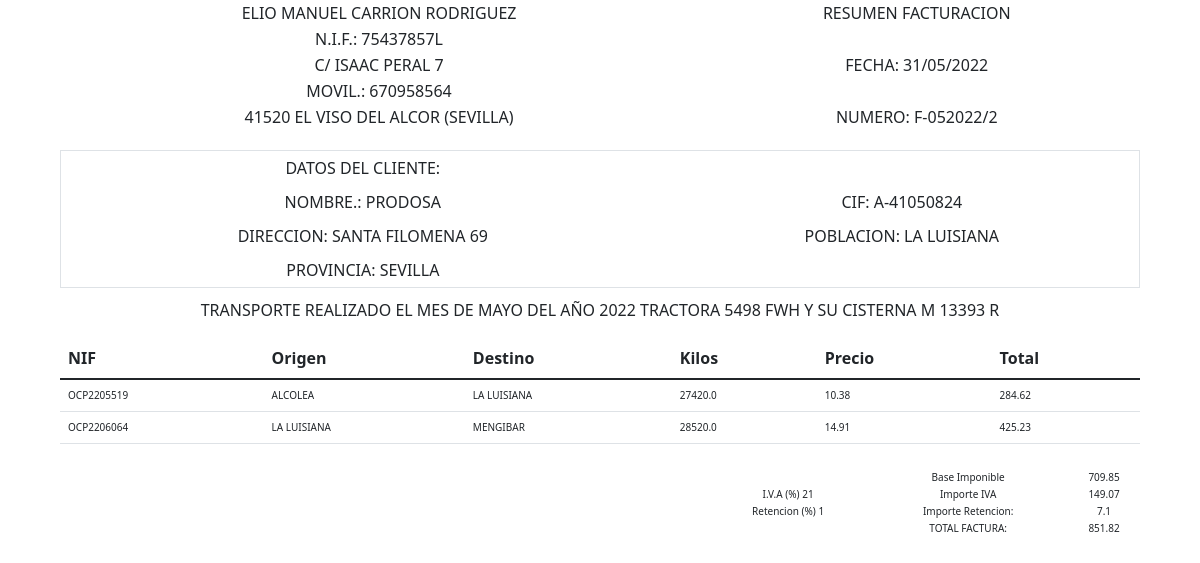
The app's page /factura/, older data.
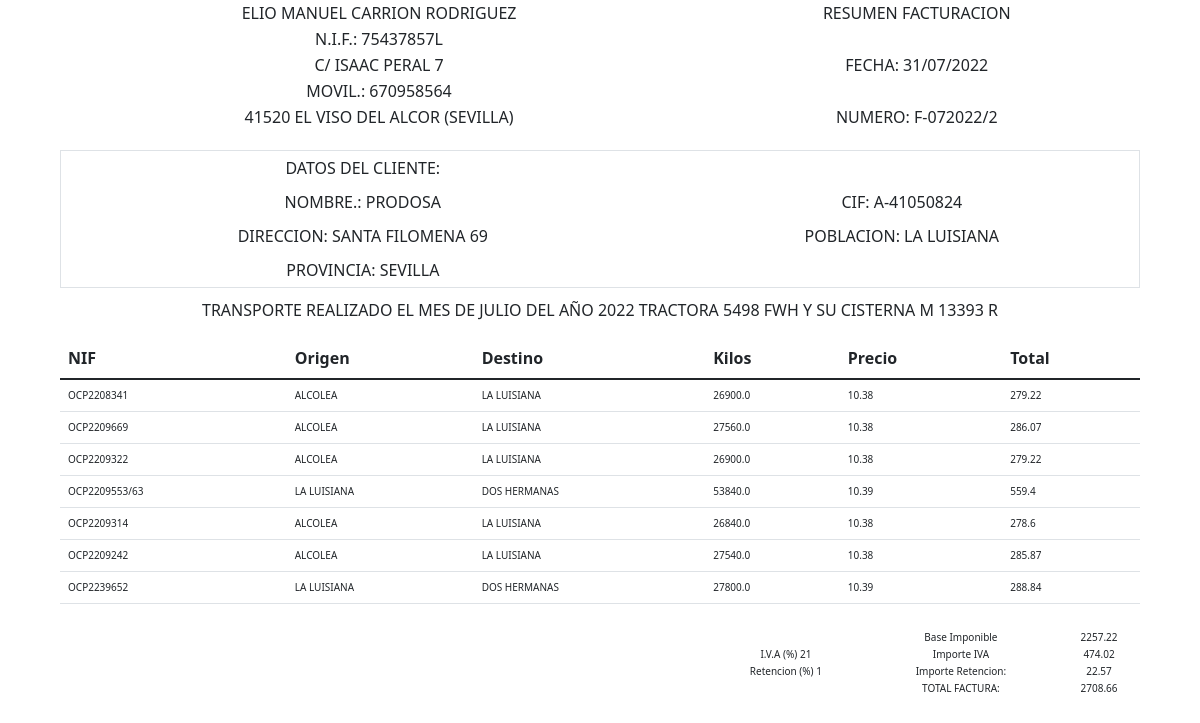
The same page, newer data.
### Factura/models.py (models this page shows, shortened)
class empresa(models.Model):
    nif=models.CharField(max_length=50)
    nombre=models.CharField(max_length=50)
    apellido1=models.CharField(max_length=50)
    apellido2=models.CharField(max_length=50)
    calle=models.CharField(max_length=50)
    movil=models.CharField(max_length=50)
    cp=models.CharField(max_length=50, default='41520')
    localidad=models.CharField(max_length=50, default='EL VISO DEL ALCOR')
    provincia=models.CharField(max_length=50, default='Sevilla')
    matricula=models.CharField(max_length=50)
    matricula_remolque=models.CharField(max_length=50)

class cliente(models.Model):
    cif=models.CharField(max_length=50, primary_key = True)
    nombre=models.CharField(max_length=50)
    direccion=models.CharField(max_length=50)
    provincia=models.CharField(max_length=50)
    poblacion=models.CharField(max_length=50)

class temporal(models.Model):
    empleado=models.CharField(max_length=50)
    cif=models.CharField(max_length=50)
    mes=models.CharField(max_length=50)
    año=models.CharField(max_length=50)
    iva=models.CharField(max_length=50)
    lavado=models.CharField(max_length=50)
    retencion=models.CharField(max_length=50)
    kilosminimos=models.CharField(max_length=50)

class factura(models.Model):
    cif=ForeignKey(cliente, on_delete=models.CASCADE, default=0.0)
    nif=models.CharField(max_length=50)
    origen=models.CharField(max_length=50)
    destino=models.CharField(max_length=50)
    mes=models.CharField(max_length=50, choices=MES)
    año=models.CharField(max_length=50, choices=ANNO)
    kg=models.FloatField(default=0.0)
    precio=models.FloatField(default=0.0)
    total=models.FloatField(default=0.0)

### Factura/views.py (the view)
# urls.py: path('factura/', view_html_factura, name='factura'),
def view_html_factura(request):
    array_temporales = obtener_datos_temprales()
    almacenar_lavado_sisterna(array_temporales)
    _cliente = cliente.objects.all().filter(cif=array_temporales[1])
    _empresa = empresa.objects.all().filter(id=array_temporales[0])
    total = almacenar_total_factura(array_temporales)
    iva = total * (float(array_temporales[4]) / 100)
    retencion = total * (float(array_temporales[6]) / 100)
    precio_final = total + iva - retencion
    _factura_con_precio = factura.objects.all().filter(
        cif_id=array_temporales[1], mes=array_temporales[2], año=array_temporales[3])
    nfactura = obtener_numero_factura(array_temporales[1], array_temporales[2], array_temporales[3])
    contexto = {
        'facturas': _factura_con_precio,
        'clientes': _cliente,
        'empresas': _empresa,
        'fecha': obtener_fecha2(array_temporales[2], array_temporales[3]),
        'numero_factura': nfactura,
        'mes': array_temporales[2],
        'año': array_temporales[3],
        'cantidad_iva': array_temporales[4],
        'cantidad_retencion': array_temporales[6],
        'total': round(total,2),
        'iva': round(iva,2),
        'retencion': round(retencion,2),
        'precio_total': round(precio_final,2),
    }
    return render(request, "factura.html", contexto)

### Factura/Funciones/funciones.py (called while the page is built)
def obtener_fecha2(mes, año):
    nmes = str(meses[mes])
    dia = monthrange(int(año), int(nmes))
    return  f"{str(dia[1])}/{nmes}/{año}"

def obtener_numero_factura(cifcliente, mes, ano):
    contador = 0
    for _cliente in cliente.objects.all():
        contador = contador +1
        if _cliente.cif == cifcliente:
            break
    nmes = str(meses[mes])
    return "F-" + str(nmes) + str(ano) + "/" + str(contador)

def obtener_datos_temprales():
    array_temporales = []
    _temporal = temporal.objects.all()
    for campo in _temporal:
        array_temporales.append(campo.empleado)
        array_temporales.append(campo.cif)
        array_temporales.append(campo.mes)
        array_temporales.append(campo.año)
        array_temporales.append(campo.iva)
        array_temporales.append(campo.lavado)
        array_temporales.append(campo.retencion)
        array_temporales.append(campo.kilosminimos)
    if not array_temporales:
        array_temporales = None
        return array_temporales
    else:
        return array_temporales

### Factura/template/factura.html (shortened to what this page needs)
{% load static %}
<!DOCTYPE html>
<html lang="en">
<head>
  <link rel="stylesheet" href="{% static 'css/factura.css' %}">
  <link href="https://cdn.jsdelivr.net/npm/bootstrap@5.1.3/dist/css/bootstrap.min.css" rel="stylesheet"
>
</head>
<body>
  <div class="contenedor">
    <div class="empresa">
      <table>
        <tbody>
          {% for empresa in empresas %}
          <tr>
            <td>{{empresa.nombre}} {{empresa.apellido1}} {{empresa.apellido2}}</td>
            <td>RESUMEN FACTURACION</td>
          </tr>
          <tr>
            <td>N.I.F.: {{empresa.nif}}</td>
            <td> </td>
          </tr>
          <tr>
            <td>C/ {{empresa.calle}}</td>
            <td>FECHA: {{fecha}}</td>
          </tr>
          <tr>
            <td>MOVIL.: {{empresa.movil}}</td>
            <td></td>
          </tr>
          <tr>
            <td>{{empresa.cp}} {{empresa.localidad}} ({{empresa.provincia}})</td>
            <td>NUMERO: {{numero_factura}}</td>
            <td></td>
          </tr>
          {% endfor %}
        </tbody>
      </table>
    </div>
    <div class="cliente">
      <table class="border">
        <tbody>
          {% for cliente in clientes %}
          <tr>
            <td class="text-center">DATOS DEL CLIENTE:</td>
            <td class="text-center"></td>
          </tr>
          <tr>
            <td class="text-center">NOMBRE.: {{cliente.nombre}}</td>
            <td class="text-center">CIF: {{cliente.cif}}</td>
          </tr>
          <tr>
            <td class="text-center">DIRECCION: {{cliente.direccion}}</td>
            <td class="text-center">POBLACION: {{cliente.poblacion}}</td>
          </tr>
          <tr>
            <td class="text-center">PROVINCIA: {{cliente.provincia}}</td>
            <td class="text-center"></td>
          </tr>
          {% endfor %}
        </tbody>
      </table>
    </div>
    <div class="camion">
      {% for empresa in empresas %}
      <p class="text-center">TRANSPORTE REALIZADO EL MES DE {{mes}} DEL AÑO {{año}} TRACTORA {{empresa.matricula}} Y SU CISTERNA {{empresa.matricula_remolque}}</p>
      {% endfor %}
    </div>
    <div class="tabla-factura">
      <table class="table">
        <thead>
          <tr>
            <th scope="col">NIF</th>
            <th scope="col">Origen</th>
            <th scope="col">Destino</th>
            <th scope="col">Kilos</th>
            <th scope="col">Precio</th>
            <th scope="col">Total</th>
          </tr>
        </thead>
        <tbody>
          {% for factura in facturas %}
          <tr>
            <td class="fila_factura">{{factura.nif}}</td>
            <td class="fila_factura">{{factura.origen}}</td>
            <td class="fila_factura">{{factura.destino}}</td>
            <td class="fila_factura">{{factura.kg}}</td>
            <td class="fila_factura">{{factura.precio}}</td>
            <td class="fila_factura">{{factura.total}}</td>
          </tr>
          {% endfor %}
        </tbody>
      </table>
    </div>
    <div class="footer">
      <table>
        <tbody>
          <tr>
            <td class="text-center"></td>
            <td class="text-center">Base Imponible</td>
            <td class="text-center">{{total}}</td>
          </tr>
          <tr>
            <td class="text-center">I.V.A (%) {{cantidad_iva}}</td>
            <td class="text-center">Importe IVA</td>
            <td class="text-center">{{iva}}</td>
          </tr>
          <tr>
            <td class="text-center">Retencion (%) {{cantidad_retencion}}</td>
            <td class="text-center">Importe Retencion:</td>
            <td class="text-center">{{retencion}}</td>
          </tr>
          <tr>
            <td class="text-center"></td>
            <td class="text-center">TOTAL FACTURA:</td>
            <td class="text-center">{{precio_total}}</td>
          </tr>
        </tbody>
      </table>
    </div>
  </div>
</body>
</html>

Row changes from the older to the newer data that the page shows:
no longer on this page (row unchanged): factura: nif "OCP2205519", origen "ALCOLEA", destino "LA LUISIANA", kg "27420.0", precio "10.38", total "284.62"
no longer on this page (row unchanged): factura: nif "OCP2206064", origen "LA LUISIANA", destino "MENGIBAR", kg "28520.0", precio "14.91", total "425.23"
computed for empresa "ELIO MANUEL": fecha "31/05/2022" → "31/07/2022"; numero_factura "F-052022/2" → "F-072022/2"
changed temporal: mes "MAYO" → "JULIO"
added factura: nif "OCP2208341", origen "ALCOLEA", destino "LA LUISIANA", kg "26900.0", precio "10.38", total "279.22"
added factura: nif "OCP2209669", origen "ALCOLEA", destino "LA LUISIANA", kg "27560.0", precio "10.38", total "286.07"
added factura: nif "OCP2209322", origen "ALCOLEA", destino "LA LUISIANA", kg "26900.0", precio "10.38", total "279.22"
added factura: nif "OCP2209553/63", origen "LA LUISIANA", destino "DOS HERMANAS", kg "53840.0", precio "10.39", total "559.4"
added factura: nif "OCP2209314", origen "ALCOLEA", destino "LA LUISIANA", kg "26840.0", precio "10.38", total "278.6"
added factura: nif "OCP2209242", origen "ALCOLEA", destino "LA LUISIANA", kg "27540.0", precio "10.38", total "285.87"
added factura: nif "OCP2239652", origen "LA LUISIANA", destino "DOS HERMANAS", kg "27800.0", precio "10.39", total "288.84"
Text that changed along with them:
{{ total }}: "709.85" → "2257.22"
{{ iva }}: "149.07" → "474.02"
{{ retencion }}: "7.1" → "22.57"
{{ precio_total }}: "851.82" → "2708.66"
